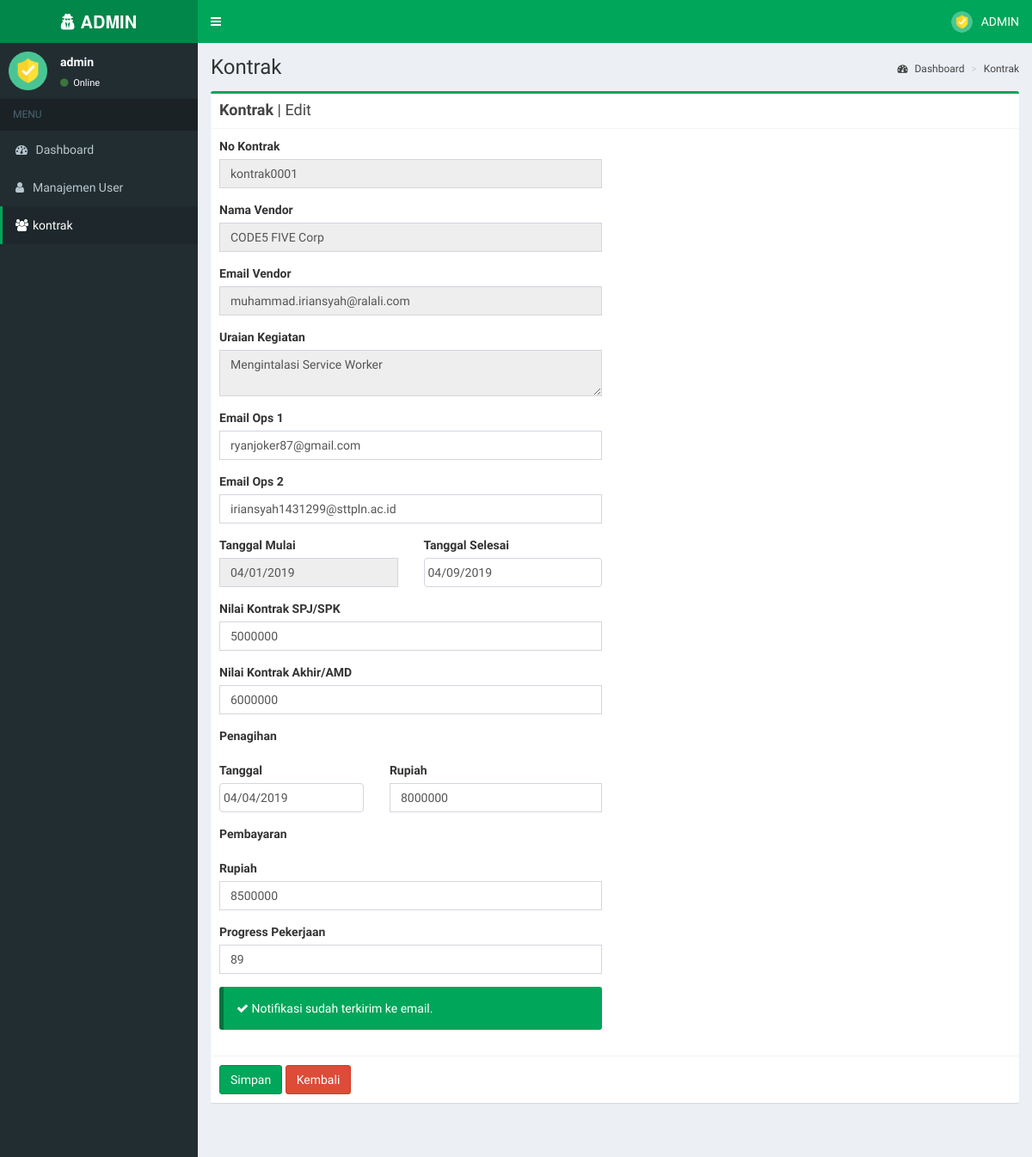
Page /index.php?page=kontrakedit&id=1 (signed in) on the committed database.
### tables this page shows
CREATE TABLE `tbl_vendor` (
  `id_vendor` int(11) NOT NULL,
  `no_kontrak` varchar(100) NOT NULL,
  `nama_vendor` text NOT NULL,
  `email_vendor` varchar(100) NOT NULL,
  `email_ops1` varchar(100) NOT NULL,
  `email_ops2` varchar(100) NOT NULL,
  `uraian` text NOT NULL,
  `tanggal_mulai` date NOT NULL,
  `tanggal_selesai` date NOT NULL,
  `kirim_notif` int(1) NOT NULL,
  `kirim_notif_langsung` int(1) NOT NULL,
  `nilai_kontrak_spj_spk` int(12) DEFAULT NULL,
  `nilai_kontrak_akhir_amd` int(12) DEFAULT NULL,
  `penagihan_tanggal` date NOT NULL,
  `penagihan_rupiah` int(12) NOT NULL,
  `pembayaran_rupiah` int(12) NOT NULL,
  `progress_pekerjaan` int(3) DEFAULT NULL
);

### page/kontrak/kontrakedit.php (the view, shortened to what this page needs)
<section class="content-header">
    <h1>Kontrak</h1>
    <ol class="breadcrumb">
        <li><a href="#"><i class="fa fa-dashboard"></i> Dashboard</a></li>
        <li><a>Kontrak</a></li>
    </ol>
</section>
<?php
$query = mysqli_query($conn, "SELECT * FROM tbl_vendor WHERE id_vendor=$_GET[id]");
$data = mysqli_fetch_array($query)
?>
<section class="content container-fluid">
    <div class="row">
        <div class="col-xs-12">
            <div class="box box-success">
                <div class="box-header with-border">
                    <h3 class="box-title"><b>Kontrak</b> | Edit</h3>
                </div>
                <div class="box-body">
                <form action="?page=kontrakeditpro" method="post" enctype="multipart/form-data">
                    <div class="row">
                        <div class="col-md-6">
                            <div class="form-group">
                                <label>No Kontrak</label>
                                <input type="text" class="form-control" name="no_kontrak" placeholder="masukkan nomer kontrak ..." value="<?= $data['no_kontrak'] ?>" readonly required>
                            </div>
                        </div>
                    </div>
                    <div class="row">
                        <div class="col-md-6">
                            <div class="form-group">
                                <label>Nama Vendor</label>
                                <input type="text" class="form-control" name="nama_vendor" placeholder="masukkan nama vendor ..." value="<?= $data['nama_vendor'] ?>" readonly required>
                            </div>
                        </div>
                    </div>
                    <div class="row">
                        <div class="col-md-6">
                            <div class="form-group">
                                <label>Email Vendor</label>
                                <input type="email" class="form-control" name="email_vendor" placeholder="masukkan email vendor ..." value="<?= $data['email_vendor'] ?>" readonly required>
                            </div>
                        </div>
                    </div>
                    <div class="row">
                        <div class="col-md-6">
                            <div class="form-group">
                                <label>Uraian Kegiatan</label>
                                <textarea class="form-control" name="uraian_kegiatan" placeholder="masukkan NIK sesuai KTP ..." readonly required><?= $data['uraian'] ?></textarea>
                            </div>
                        </div>
                    </div>
                    <div class="row">
                        <div class="col-md-6">
                            <div class="form-group">
                                <label>Email Ops 1</label>
                                <input type="email" class="form-control" name="email_ops1" placeholder="masukkan email vendor ..." value="<?= $data['email_ops1'] ?>" required>
                            </div>
                        </div>
                    </div>
                    <div class="row">
                        <div class="col-md-6">
                            <div class="form-group">
                                <label>Email Ops 2</label>
                                <input type="email" class="form-control" name="email_ops2" placeholder="masukkan email vendor ..." value="<?= $data['email_ops2'] ?>" required>
                            </div>
                        </div>
                    </div>
                    <div class="row">
                        <div class="col-md-6">
                            <div class="row">
                                <div class="col-md-6">
                                    <div class="form-group">
                                        <label>Tanggal Mulai</label>
                                        <input type="text" class="form-control" name="tanggal_mulai" placeholder="tanggal mulai ..." value="<?= date('m/d/Y', strtotime($data['tanggal_mulai'])) ?>" autocomplete="off" readonly required>
                                    </div>
                                </div>
                                <div class="col-md-6">
                                    <div class="form-group">
                                        <label>Tanggal Selesai</label>
                                        <input type="text" class="form-control datepicker" name="tanggal_selesai" placeholder="tanggal selesai ..." value="<?= date('m/d/Y', strtotime($data['tanggal_selesai'])) ?>" autocomplete="off" required>
                                    </div>
                                </div>
                            </div>
                        </div>
                    </div>
                    <div class="row">
                        <div class="col-md-6">
                            <div class="form-group">
                                <label>Nilai Kontrak SPJ/SPK</label>
                                <input type="number" min="0" class="form-control" name="nilai_kontrakspj" placeholder="masukkan nilai kontrak spj/pjk ..." value="<?= $data['nilai_kontrak_spj_spk'] ?>">
                            </div>
                        </div>
                    </div>
                    <div class="row">
                        <div class="col-md-6">
                            <div class="form-group">
                                <label>Nilai Kontrak Akhir/AMD</label>
                                <input type="number" min="0" class="form-control" name="nilai_kontrak_akhir" placeholder="masukkan nilai kontrak akhir/amd ..." value="<?= $data['nilai_kontrak_akhir_amd'] ?>">
                            </div>
                        </div>
                    </div>
                    <div class="row">
                        <div class="col-md-6">
                            <div class="form-group">
                                <label>Penagihan</label>
                            </div>
                        </div>
                    </div>
                    <div class="row">
                        <div class="col-md-6">
                            <div class="row">
                                <div class="col-md-5">
                                    <div class="form-group">
                                        <label>Tanggal</label>
                                        <input type="text" class="form-control datepicker" name="penagihan_tanggal" placeholder="tanggal mulai ..." autocomplete="off" value="<?= date('m/d/Y', strtotime($data['penagihan_tanggal'])) ?>" required>
                                    </div>
                                </div>
                                <div class="col-md-7">
                                    <div class="form-group">
                                        <label>Rupiah</label>
                                        <input type="number" min="0" class="form-control" name="penagihan_rupiah" placeholder="masukkan nominal ..." autocomplete="off" value="<?= $data['penagihan_rupiah'] ?>" required>
                                    </div>
                                </div>
                            </div>
                        </div>
                    </div>
                    <div class="row">
                        <div class="col-md-6">
                            <div class="form-group">
                                <label>Pembayaran</label>
                            </div>
                        </div>
                    </div>
                    <div class="row">
                        <div class="col-md-6">
                            <div class="row">
                                <div class="col-md-12">
                                    <div class="form-group">
                                        <label>Rupiah</label>
                                        <input type="number" min="0" class="form-control" name="pembayaran_rupiah" placeholder="masukkan nominal ..." autocomplete="off" value="<?= $data['pembayaran_rupiah'] ?>" required>
                                    </div>
                                </div>
                            </div>
                        </div>
                    </div>
                    <div class="row">
                        <div class="col-md-6">
                            <div class="form-group">
                                <label>Progress Pekerjaan</label>
                                <input type="number" min="0" class="form-control" name="progress_pekerjaan" placeholder="masukkan nilai progress pekerjaan ..." value="<?= $data['progress_pekerjaan'] ?>" required>
                            </div>
                        </div>
                    </div>
                    <div class="row">
                        <div class="col-md-6">
                            <?php if ($data['kirim_notif'] == 1 || $data['kirim_notif_langsung'] == 1){ ?>
                            <div class="callout callout-success">
                                <span class="fa fa-check"></span> Notifikasi sudah terkirim ke email.
                            </div>
                            <?php } else { ?>
                            <div class="callout callout-danger">
                                <span class="fa fa-remove"></span> Notifikasi belum terkirim ke email.
                            </div>
                            <?php } ?>
                        </div>
                    </div>
                </div>
                <div class="box-footer">
                    <input type="submit" name="submit" class="btn btn-success" value="Simpan">
                    <a href="?page=kontrak" class="btn btn-danger">Kembali</a>
                </div>
            </div>
        </div>
    </div>
</section>

### header.php (shortened to what this page needs)
<a href="?page=dashboard" class="logo">
    <span class="logo-lg">
    <i class="fa fa-user-secret"></i> <b>ADMIN</b>
    </span>
</a>
<?php
    $query = mysqli_query($conn, "SELECT * FROM tbl_login WHERE username = '$_SESSION[username]'");
    $userdata = mysqli_fetch_array($query);
    $qadmin = mysqli_query($conn, "SELECT * FROM tbl_login WHERE login_role=0");
?>
<nav class="navbar navbar-static-top" role="navigation">
    <a href="#" class="sidebar-toggle" data-toggle="push-menu" role="button">
    </a>
    <div class="navbar-custom-menu">
    <ul class="nav navbar-nav">
        <li class="dropdown user user-menu">
            <a href="#" class="dropdown-toggle" data-toggle="dropdown">
                <img src="images/admin.png" class="user-image" alt="User Image">
                <span><?= strtoupper($userdata['username']) ?></span>
            </a>
        </li>
    </ul>
    </div>
</nav>

### sidebar.php
<section class="sidebar">
    <div class="user-panel">
    <div class="pull-left image">
        <img src="images/admin.png">
    </div>
    <div class="pull-left info">
        <p><?= $userdata['username'] ?></p>
        <a href="#"><i class="fa fa-circle text-success"></i> Online</a>
    </div>
    </div>
    <ul class="sidebar-menu" data-widget="tree">
    <li class="header">MENU</li>
    <li class="<?php if ($_GET['page'] == 'dashboard'){ echo "active";} ?>">
        <a href="?page=dashboard">
            <i class="fa fa-dashboard"></i> <span>Dashboard</span>
        </a>
    </li>
    <?php if($userdata['login_role']==0) { ?>
    <li class="<?php if ($_GET['page'] == 'user' || $_GET['page'] == 'useradd' || $_GET['page'] == 'useraddpro' || $_GET['page'] == 'useredit'
                || $_GET['page'] == 'usereditpro' || $_GET['page'] == 'userview' || $_GET['page'] == 'userdelete'){ echo "active"; } ?>">
        <a href="?page=user">
            <i class="fa fa-user"></i><span>Manajemen User</span>
        </a>
    </li>
    <?php } ?>
    <li class="<?php if ($_GET['page'] == 'kontrak' || $_GET['page'] == 'kontrakadd' || $_GET['page'] == 'kontrakaddpro' || $_GET['page'] == 'kontrakedit'
                || $_GET['page'] == 'kontrakeditpro' || $_GET['page'] == 'kontrakview' || $_GET['page'] == 'kontrakdelete'){ echo "active"; } ?>">
        <a href="?page=kontrak">
            <i class="fa fa-users"></i><span>kontrak</span>
        </a>
    </li>
</section>

### rows in the picture
tbl_vendor: no_kontrak "kontrak0001", nama_vendor "CODE5 FIVE Corp", email_vendor "muhammad.iriansyah@ralali.com", uraian_kegiatan "Mengintalasi Service Worker", email_ops1 "ryanjoker87@gmail.com", email_ops2 "iriansyah1431299@sttpln.ac.id", tanggal_mulai "04/01/2019", tanggal_selesai "04/09/2019", nilai_kontrakspj "5000000", nilai_kontrak_akhir "6000000", penagihan_tanggal "04/04/2019", penagihan_rupiah "8000000", pembayaran_rupiah "8500000", progress_pekerjaan "89"

### other values in the picture
$userdata['username'] "ADMIN"
$userdata['username'] "admin"
